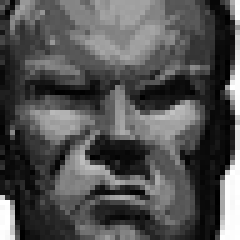
#> input picture Material-de-clase/Semana11-12-Características-de-Textura-y-Forma-HOG-Descriptores-de-Tamura-y-Coocurrencia/IMG/IM (113).jpg, 48 x 48 px, given in place of IM (1).jpg, which was not available (shown 5 times larger)
$ jupyter execute --allow-errors 'Copia de Copia de Características HOG.ipynb'   (text cells are left out)
#> lines starting #> are read from the running program, lines starting #| are printed output that depends on the picture; after the words box and inside, x2 and y2 are one past the last pixel; in counts of white or black regions, pixels touching at a corner belong together; pictures that were not available may be replaced by others from this repository, and a replacement may not be noted
#> further down, img is the input picture: shape (48, 48, 3); min 0, max 255, mean 83
#> `Recorte = cv2.resize(np.uint8(I_gris), (160,160))`:
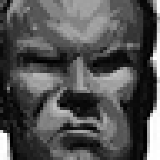
#> Recorte: shape (160, 160); min 0, max 255, mean 82.9
#> `Vector_Hog, HOG_IMG = hog(Recorte, orientations = 6, pixels_per_cell=(..`:
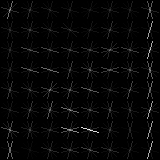
#> HOG_IMG: shape (160, 160) float64; min 0, max 34.33, mean 0.9; drawn with min black and max white
#> `Vector_Hog, HOG_IMG = hog(Recorte, orientations = 6, pixels_per_cell=(..`: Vector_Hog = 1176 values, max 0.454 at index 1158, min 0.00397 at index 1006, mean 0.177
#> `Matriz_Características[i-1,:-1] = Vector_Hog`:
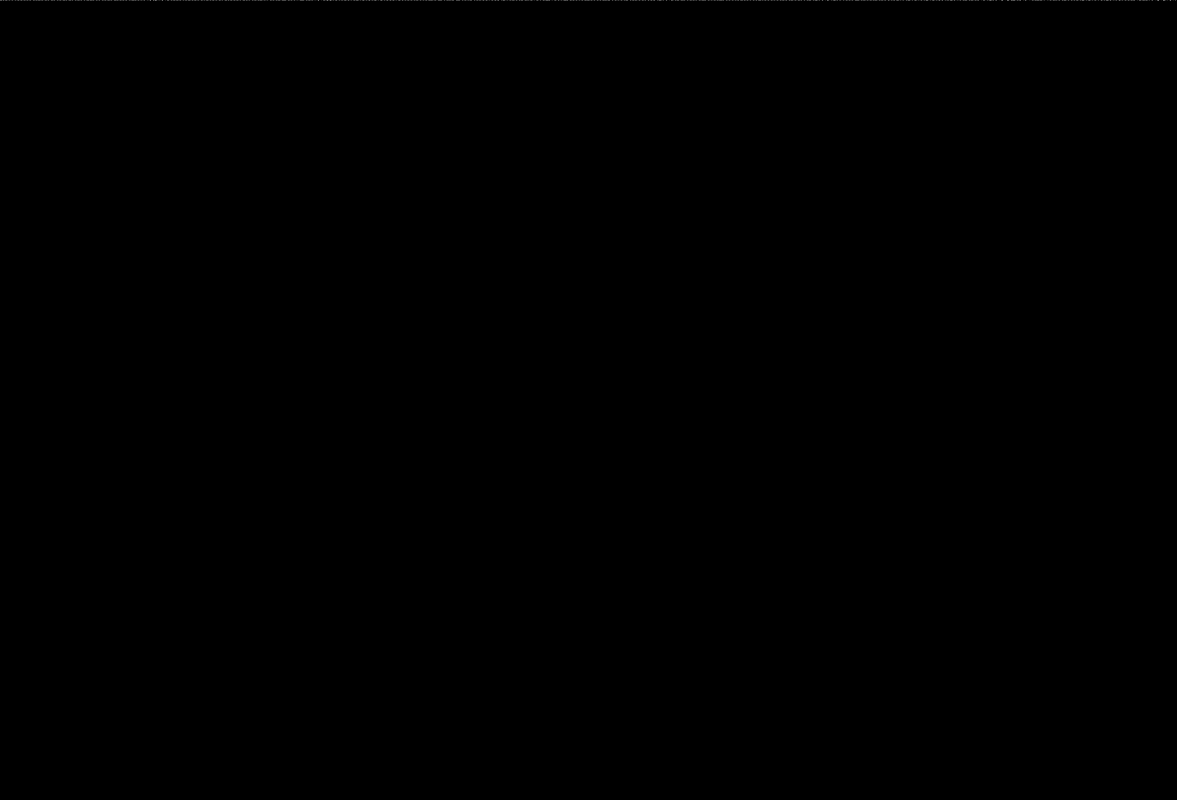
#> Matriz_Características: shape (800, 1177) float64; min 0, max 0.454, mean 0.000221
#> `Matriz_Características[i-1,-1] = 1`: Matriz_Características: shape (800, 1177) float64; under 0.01% of pixels changed, all inside (x1, y1, x2, y2) = (1176, 0, 1177, 1)
#> pass 2 of the loop `for i in range(1,nImagenes+1,1):`:
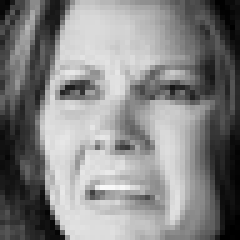
#> input picture Material-de-clase/Semana11-12-Características-de-Textura-y-Forma-HOG-Descriptores-de-Tamura-y-Coocurrencia/IMG/IM (117).jpg, 48 x 48 px, given in place of IM (2).jpg, which was not available (shown 5 times larger)
#> img is the input picture: shape (48, 48, 3); min 0, max 249, mean 133.1
#> `Vector_Hog, HOG_IMG = hog(Recorte, orientations = 6, pixels_per_cell=(..`:
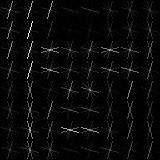
#> HOG_IMG: shape (160, 160) float64; min 0, max 22.06, mean 0.7; drawn with min black and max white
#> Vector_Hog = 1176 values, max 0.464 at index 24, min 0 at index 104, mean 0.163
#> `Matriz_Características[i-1,:-1] = Vector_Hog`:
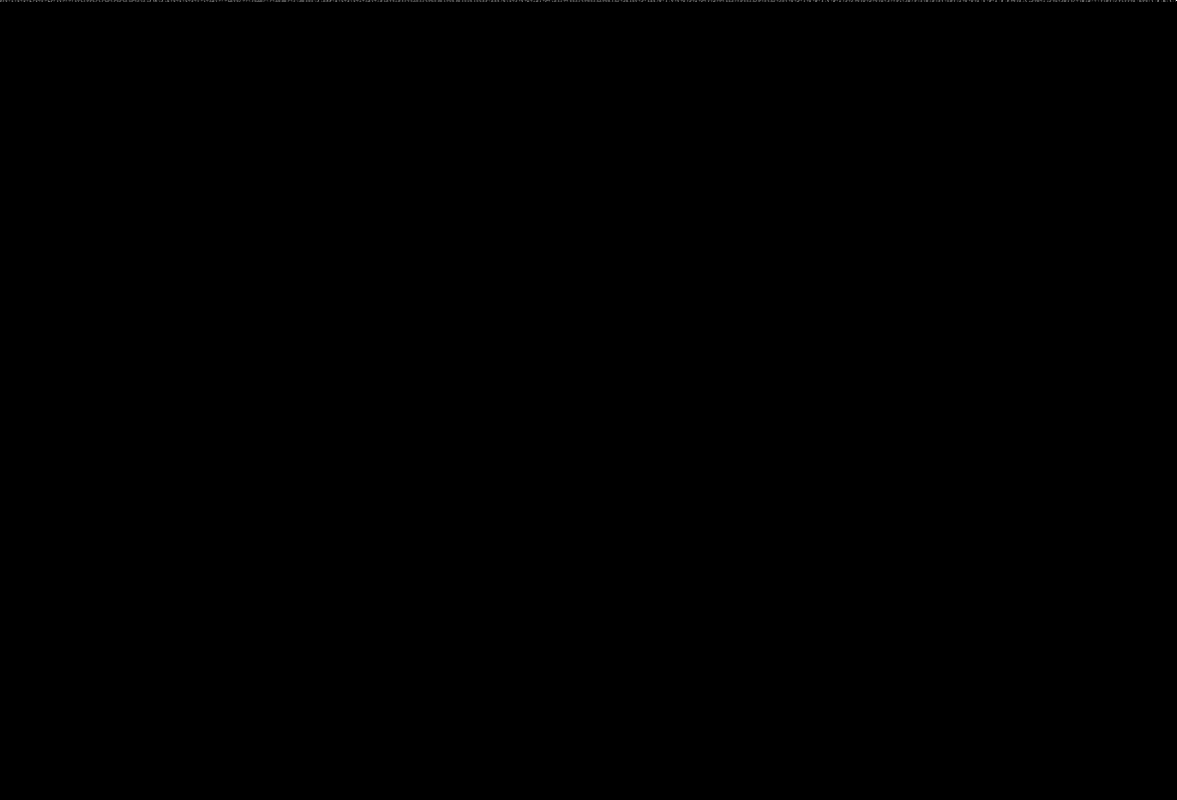
#> Matriz_Características: shape (800, 1177) float64; min 0, max 1, mean 0.000425
[cell 1]
# Conectando el drive
from google.colab import drive
drive.mount('/content/drive')

[cell 2]
#Cargando una imagen de prueba.
import cv2 # OpenCV para computer vision
import numpy as np
import matplotlib.pyplot as plt #Para graficar
from skimage.feature import hog
from skimage import exposure


#Cargando datos rostros Pascual
Ruta_dataset = '/content/drive/MyDrive/Semestre 8/ReconocimientoDePatrones/Semana 11y12/IMG'
Filas = 600
Columnas = 600

Longitud = 1176 #Número de características de HOGs
nImagenes = 800

# Aplicando el proceso a todas las imágenes (Tomando regiones de los rostros)
Matriz_Características = np.zeros((nImagenes,Longitud+1)) #Hogs + etiqueta

#> (the rest of this cell did not finish here and is left out)

[cell 3]
#Dividing dataset into input (X) and output (Y) variables
X = Matriz_Características[:,:-1]
Y = Matriz_Características[:,-1]
#> Y = 800 values, max 1 at index 0, min 0 at index 3, mean 0.00375

#Dividiendo el conjunto de imágenes
from sklearn.model_selection import StratifiedShuffleSplit
Indices = StratifiedShuffleSplit(n_splits=1, test_size=0.2, random_state=18)
for train_index, test_index in Indices.split(X, Y):
    X_train, X_test = X[train_index,:], X[test_index,:]
    Y_train, Y_test = Y[train_index], Y[test_index]
#> this loop made 1 pass
#> pass 1, `X_train, X_test = X[train_index,:], X[test_index,:]`:
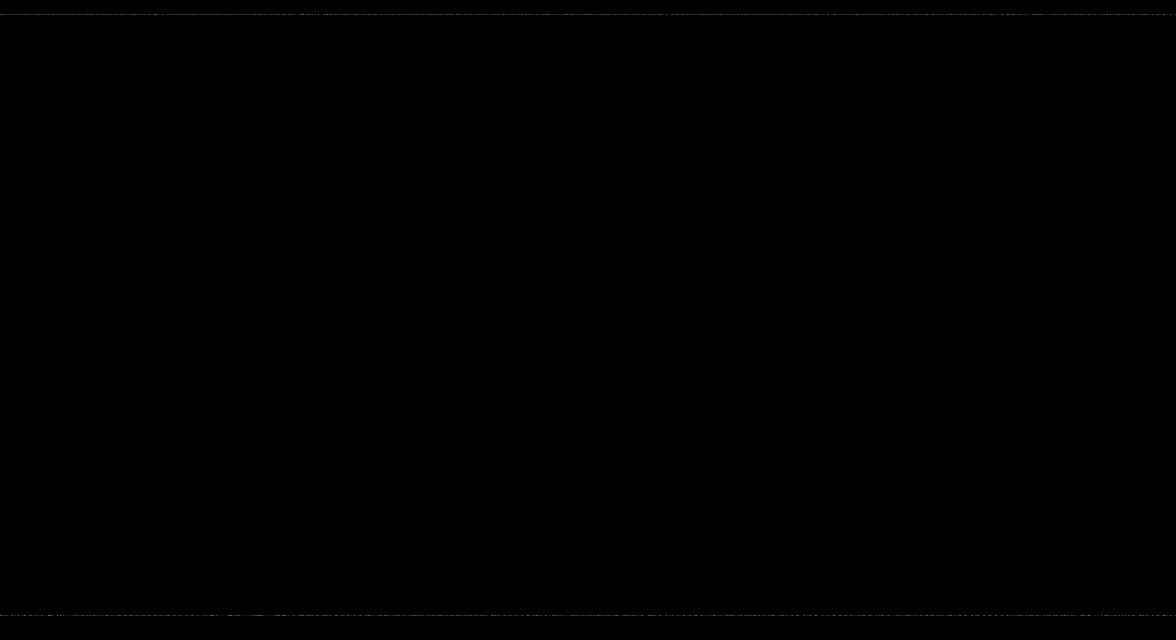
#> X_train: shape (640, 1176) float64; min 0, max 0.464, mean 0.000531

print(X_train.shape, Y_train.shape)
#| (640, 1176) (640,)
print(X_test.shape, Y_test.shape)
#| (160, 1176) (160,)

[cell 4]
#Graficando características de un rostro
import matplotlib.pyplot as plt
x = np.zeros((1,Longitud))
x[0,:] = np.arange(0,Longitud,1)
plt.plot(x[0,:],X_train[6,:])
plt.show()
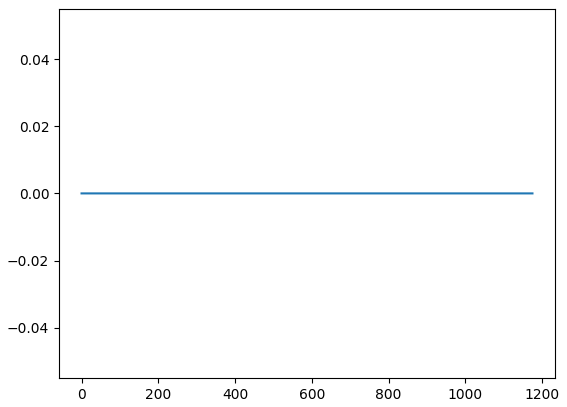
#> figure drawn by matplotlib, 1 panel

print(X_train[13,:].sum())
#| 0.0

[cell 5]
#Evaluando casos mediante todos los clasificadores
from sklearn.neighbors import KNeighborsClassifier
Modelo_0 = KNeighborsClassifier(3)
Modelo_0.fit(X_train, Y_train)
Y_pred_0 =Modelo_0.predict (X_test)
#> Y_pred_0 = 160 values, max 1 at index 1, min 0 at index 0, mean 0.00625
print('Entrenamiento del modelo finalizado')
print(" ")

from sklearn.metrics import confusion_matrix as CM,ConfusionMatrixDisplay
from sklearn.metrics import accuracy_score as ACC
from sklearn.metrics import precision_score as PR
from sklearn.metrics import recall_score as RC
from sklearn.metrics import f1_score as F1
from sklearn.metrics import classification_report

print('Mostrando métricas globales individuales: ')
print("Accuracy KNN",ACC(Y_test, Y_pred_0))
#| Accuracy KNN 1.0
print("Precision KNN",PR(Y_test, Y_pred_0, average='macro'))
#| Precision KNN 1.0
print("Recall KNN",RC(Y_test, Y_pred_0, average='macro'))
#| Recall KNN 1.0
print("F1_Score KNN",F1(Y_test, Y_pred_0, average='macro'))
#| F1_Score KNN 1.0
print(' ')

report = classification_report(Y_test, Y_pred_0)
print("Reporte de Clasificación:\n", report)
#| Reporte de Clasificación:
#|                precision    recall  f1-score   support
#|          0.0       1.00      1.00      1.00       159
#|          1.0       1.00      1.00      1.00         1
#|     accuracy                           1.00       160
#|    macro avg       1.00      1.00      1.00       160
#| weighted avg       1.00      1.00      1.00       160
print(' ')

Matriz = CM(Y_test, Y_pred_0, labels = Modelo_0.classes_)
#> Matriz = [[159, 0], [0, 1]]
disp = ConfusionMatrixDisplay(confusion_matrix=Matriz,display_labels  =Modelo_0.classes_)
disp.plot()
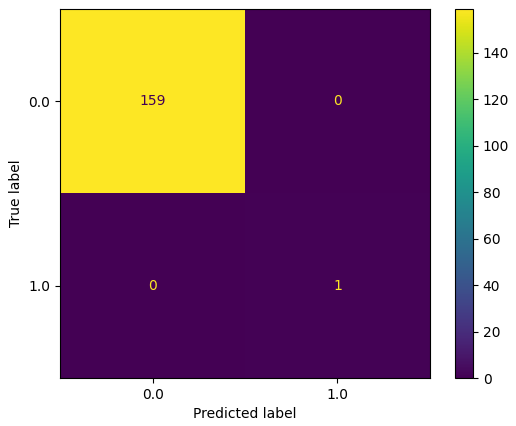
#> figure drawn by matplotlib, 2 panels
